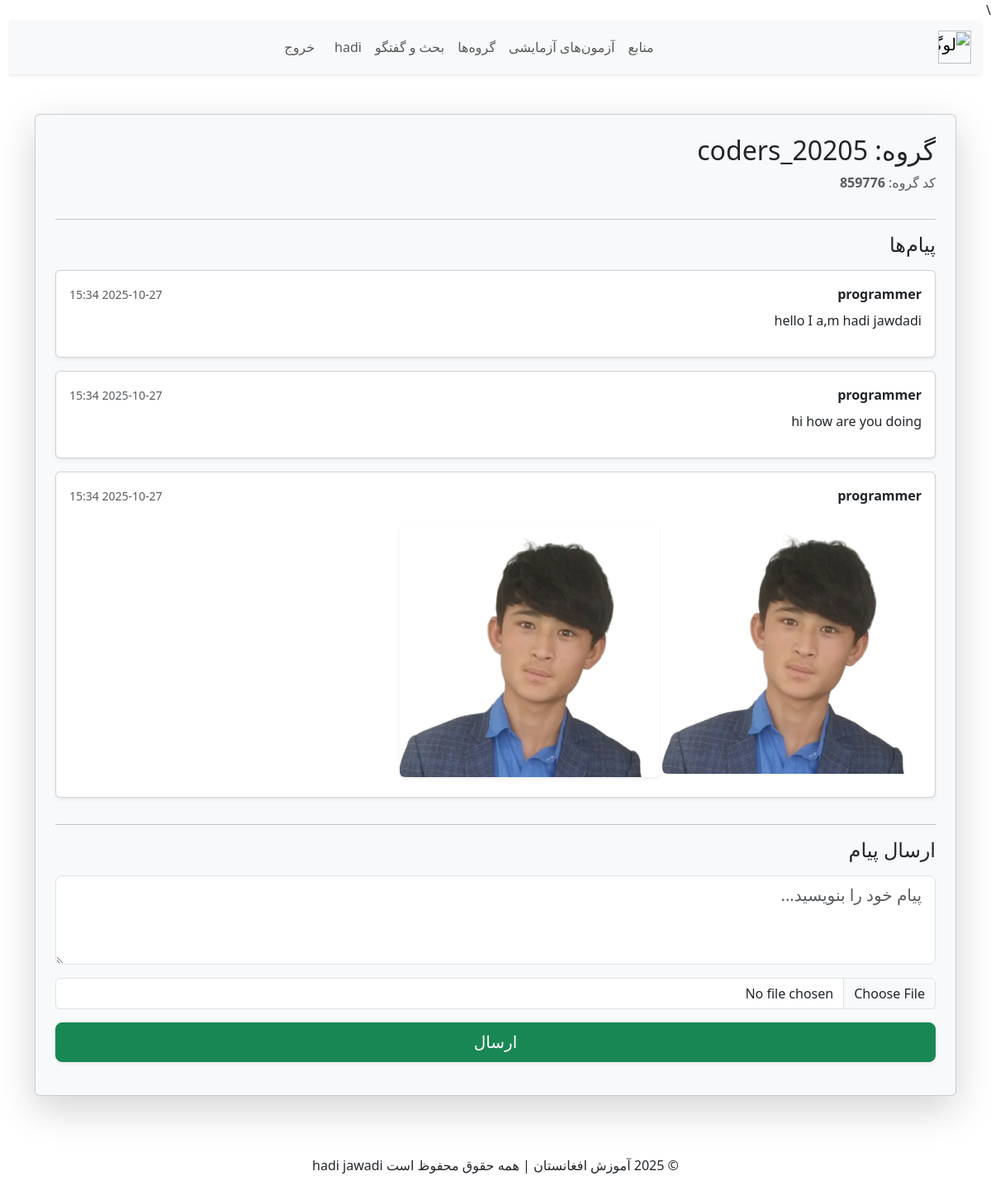
Screenshot of /group/1/ (signed in) with the database file from the repository.
### groups_app/models.py (models this page shows, shortened)
class StudyGroup(models.Model):
    name = models.CharField(max_length=255, verbose_name="نام گروه")
    code = models.CharField(max_length=6, unique=True, verbose_name="کد گروه")
    creator = models.ForeignKey(User, on_delete=models.CASCADE, related_name="created_groups")
    created_at = models.DateTimeField(auto_now_add=True)

class GroupMessage(models.Model):
    group = models.ForeignKey(StudyGroup, on_delete=models.CASCADE, related_name="messages")
    user = models.ForeignKey(User, on_delete=models.CASCADE)
    content = models.TextField(blank=True, null=True)
    file = models.FileField(upload_to="group_files/", blank=True, null=True)
    created_at = models.DateTimeField(auto_now_add=True)

### groups_app/views.py (the view)
# urls.py: path("<int:group_id>/", views.group_detail, name="group_detail"),
@login_required
def group_detail(request, group_id):
    group = get_object_or_404(StudyGroup, id=group_id)
    if not GroupMember.objects.filter(user=request.user, group=group).exists():
        return redirect("groups_app:join_group")
    if request.method == "POST":
        content = request.POST.get("content")
        file = request.FILES.get("file")
        if content or file:
            GroupMessage.objects.create(user=request.user, group=group, content=content, file=file)
    messages = group.messages.all().order_by("created_at")
    return render(request, "groups_app/group_detail.html", {"group": group, "messages": messages})

### groups_app/templates/groups_app/group_detail.html (shortened to what this page needs)
\{% include 'includes/header.html' %}
<div class="container my-5">
  <div class="card shadow-lg rounded p-4 bg-light">
    <h2 class="mb-2">گروه: {{ group.name }}</h2>
    <p class="text-muted">کد گروه: <strong>{{ group.code }}</strong></p>
    <hr>
    <h4 class="mb-3">پیام‌ها</h4>
    {% for msg in messages %}
    <div class="card mb-3 shadow-sm rounded">
      <div class="card-body">
        <div class="d-flex justify-content-between align-items-center mb-2">
          <strong>{{ msg.user.username }}</strong>
          <small class="text-muted">{{ msg.created_at|date:"Y-m-d H:i" }}</small>
        </div>
        <p>{{ msg.content }}</p>
        {% if msg.file %}
        {% if ".jpg" in msg.file.url or ".png" in msg.file.url %}
        <img src="{{ msg.file.url }}" class="img-fluid rounded mb-2" alt="attachment">
          <img src="{{ msg.file.url }}" class="img-fluid rounded shadow-sm my-2" alt="User file">
          {% else %}
          <a href="{{ msg.file.url }}" download class="btn btn-outline-success btn-sm my-2">دانلود فایل</a>
          {% endif %}
        {% endif %}
      </div>
    </div>
    {% empty %}
      <p class="text-center text-muted">هنوز پیامی ارسال نشده است.</p>
    {% endfor %}
    <hr>
    <h4 class="mb-3">ارسال پیام</h4>
    {% if user.is_authenticated %}
    <form method="post" enctype="multipart/form-data">
      <div class="mb-3">
        <textarea name="content" rows="3" class="form-control form-control-lg" placeholder="پیام خود را بنویسید..." required></textarea>
      </div>
      <div class="mb-3">
        <input type="file" name="file" class="form-control">
      </div>
      <button type="submit" class="btn btn-success btn-lg w-100 shadow-sm">ارسال</button>
    </form>
    {% else %}
      <p class="text-danger text-center mt-3">برای ارسال پیام باید وارد حساب کاربری شوید.</p>
    {% endif %}
  </div>
</div>
{% include 'includes/footer.html' %}

### templates/includes/header.html (shortened to what this page needs)
{% extends 'includes/base.html'%}
  {%block content%}
    <nav class="navbar navbar-expand-sm navbar-light bg-light shadow-sm">
        <div class="container-fluid">
            <a class="navbar-brand flex items-center" href="#">
                <img src="" alt="لوگو" width="40" height="40" class="me-2 img-fluid">
            </a>
            <div class="collapse navbar-collapse" id="navbarNav">
                <ul class="navbar-nav mx-auto text-center">
                    <li class="nav-item"><a class="nav-link" href="/resources/">منابع</a></li>
                    <li class="nav-item"><a class="nav-link" href="/mock-tests/">آزمون‌های آزمایشی</a></li>
                    <li class="nav-item"><a class="nav-link" href="{% url 'groups_app:create_group' %}">گروه‌ها</a></li>
                    <li class="nav-item"><a class="nav-link" href="{% url 'discussion_app:list' %}">بحث و گفتگو</a></li>
                    {% if user.is_authenticated %}
                    <li class="nav-item"><a class="nav-link" href="/discussion/">{{ request.user.username }}</a></li>
                    <li class="nav-item"><a class="nav-link btn btn-primary ms-lg-2 mt-2 mt-lg-0" href="/account/login/">خروج</a></li>
                    {% else %}
                    <li class="nav-item"><a class="nav-link btn btn-primary ms-lg-2 mt-2 mt-lg-0" href="/account/login/">ورود</a></li>
                    <li class="nav-item"><a class="nav-link btn btn-outline-primary ms-lg-2 mt-2 mt-lg-0" href="/account/register/">ثبت نام</a></li>
                    {% endif %}
                </ul>
            </div>
        </div>
    </nav>
  {%endblock content%}

### rows the page displays
StudyGroup: name "coders_20205", code "859776"
GroupMessage: user.username "programmer", created_at "2025-10-27 15:34", content "hello I a,m hadi jawdadi"
GroupMessage: user.username "programmer", created_at "2025-10-27 15:34", content "hi how are you doing"
GroupMessage: user.username "programmer", created_at "2025-10-27 15:34", file (picture)

### other values shown
{{ request.user.username }} "hadi"
